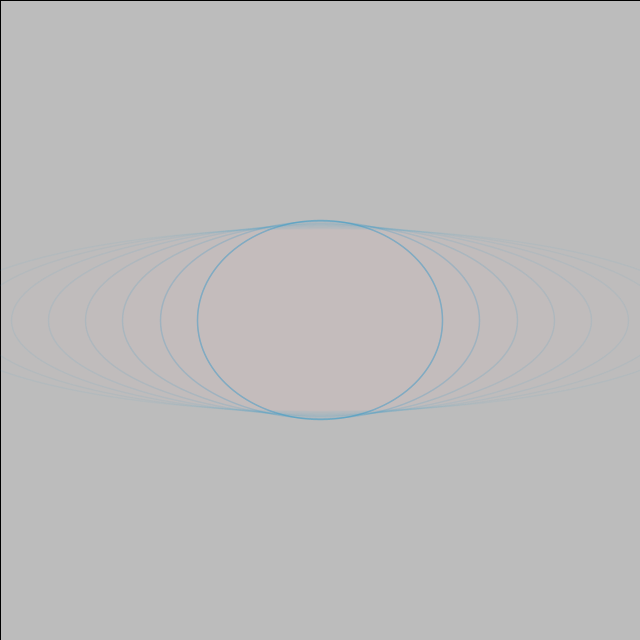
Frame 1 (no input)
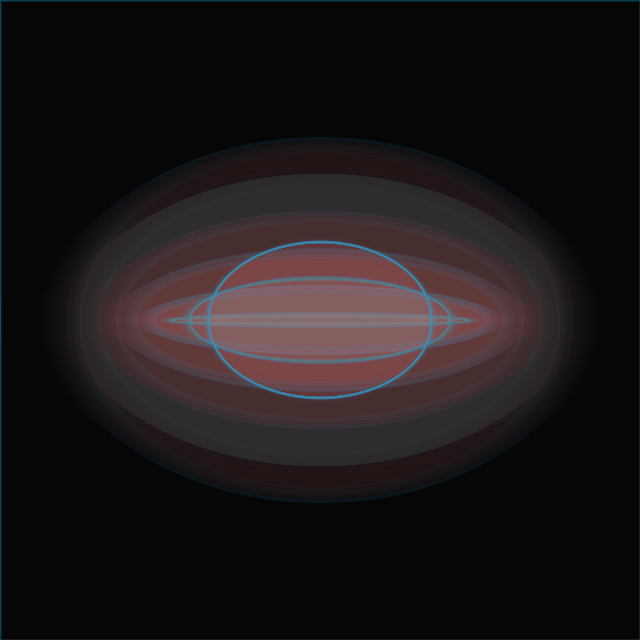
Frame 60 (the mouse pressed at the canvas centre just before this capture)
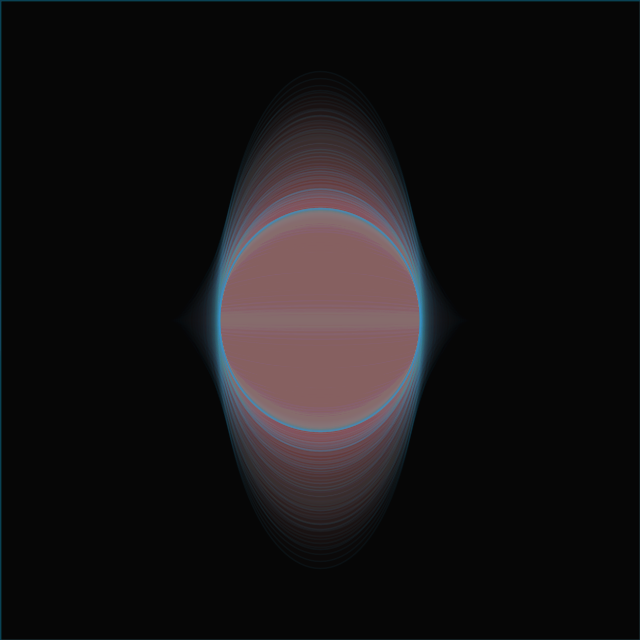
Frame 120 (the mouse held since frame 60 and released just before this capture)

The Processing sketch that drew these frames (run headless with seeded random() and noise(); from frame 60 on, the mouse is pressed at the canvas centre):

// Processing sketch: processing_175519
// ── processing_175519.pde

/* OpenProcessing Tweak of *@*http://www.openprocessing.org/sketch/175413*@* */
/* !do not delete the line above, required for linking your tweak if you upload again */
float ewidth;
float eheight;
float eangle;
float wangle;
float hangle;
float einc, winc, hinc;
float hnoise, wnoise;
float hnoiseInc, wnoiseInc;
float midX, midY;

void setup() {
  smooth();
  size(640,640);
  ewidth = 200;
  eheight = 200;
  eangle = 0;
  wangle = 0;
  hangle = 0;
  einc = 0.01;
  winc = 0.01;
  hinc = 0.01;
  wnoise = 200;
  hnoise = 2000;
  wnoiseInc = 0.01;
  hnoiseInc = 0.001;
  midX = width/2;
  midY = height/2;
}

void draw() {
  fill(0, 20);
  rect(0, 0, width, height);
  eangle += einc;
  //wangle += winc;
  //hangle += hinc;
  
  float wn = noise(wnoise);
  wangle += map(wn, 0, 1, -0.05, 0.05);
  wnoise += wnoiseInc;
  
  float hn = noise(hnoise);
  hangle += map(hn, 0, 1, -0.05, 0.05);
  hnoise += hnoiseInc;
  
  
  //drawReferenceEllipse();
  //drawReferencePoint();
  
  float minRadius = height/7;
  float maxRadius = height * 2;
  drawOscilatingEllipses(8, minRadius, maxRadius);
  //drawOscilatingEllipseReferencePoint();
}
  
void drawReferenceEllipse(){
  fill(255, 200);
  stroke(50);
  pushMatrix();
  translate(midX, midY);
  ellipse(0, 0, ewidth, eheight);
  popMatrix();
}

void drawReferencePoint()
{
  fill(255, 128, 128, 200);
  stroke(50);
  pushMatrix();
  translate(midX, midY);
  
  float x = cos(eangle) * (ewidth / 2);
  float y = sin(eangle) * (eheight / 2);
  
  ellipse(x, y, 10, 10);
  popMatrix();
}

void drawOscilatingEllipse(float p_width, float p_height, int p_index){
  fill(240, 128, 200, 3);
  stroke(40, 150, 200, 50 / (0.4 * (p_index + 1)));
  strokeWeight(1.5);
  pushMatrix();
  translate(midX, midY);
  
  float widthRadius = ewidth + (cos(wangle) * p_width / 3);  
  float heightRadius = eheight + (sin(hangle) * p_height / 3);  
  ellipse(0, 0, widthRadius, heightRadius);
  popMatrix();  
}

void drawOscilatingEllipses(float p_numEllipses, float p_minRadius, float p_maxRadius)
{
  float radiusIncrement = (p_maxRadius - p_minRadius) / p_numEllipses;
  for(int i = 0; i < p_numEllipses; i++)
  {
    drawOscilatingEllipse(1.5 * (p_minRadius + radiusIncrement * i), 1.5 * (p_minRadius + radiusIncrement * i), i);
  }
}
    


void drawOscilatingEllipseReferencePoint()
{
  fill(0, 255, 128, 200);
  stroke(50);
  pushMatrix();
  translate(midX, midY);
  
  float widthRadius = ewidth + (cos(wangle) * ewidth / 2); 
  float heightRadius = eheight + (sin(hangle) * ewidth / 2);
  float x = cos(eangle) * (widthRadius / 2);
  float y = sin(eangle) * (heightRadius / 2);
  
  
  ellipse(x, y, 10, 10);
  popMatrix();
}
